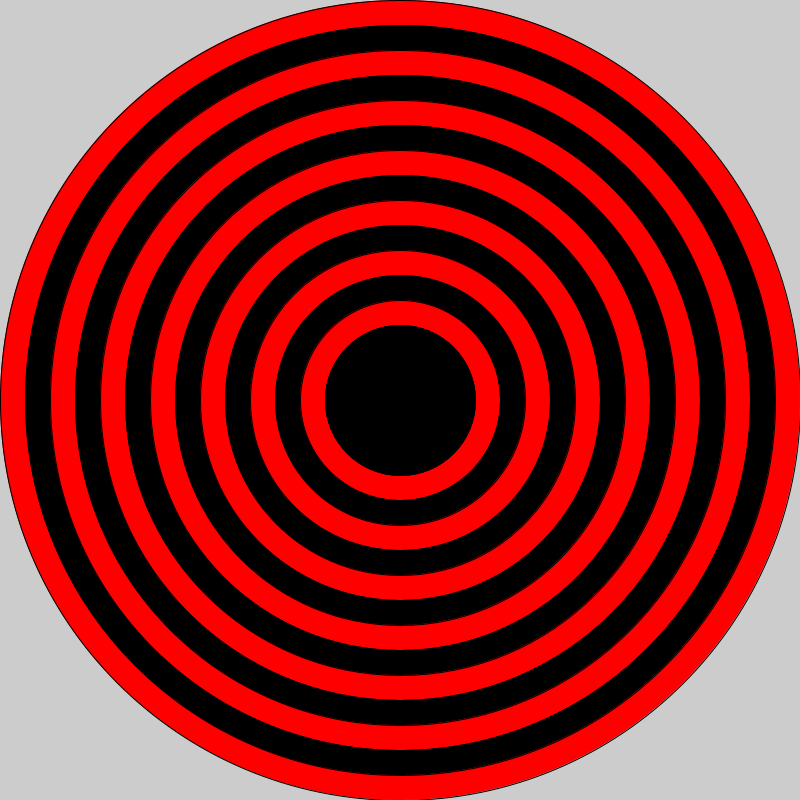
Frame 1 (no input)
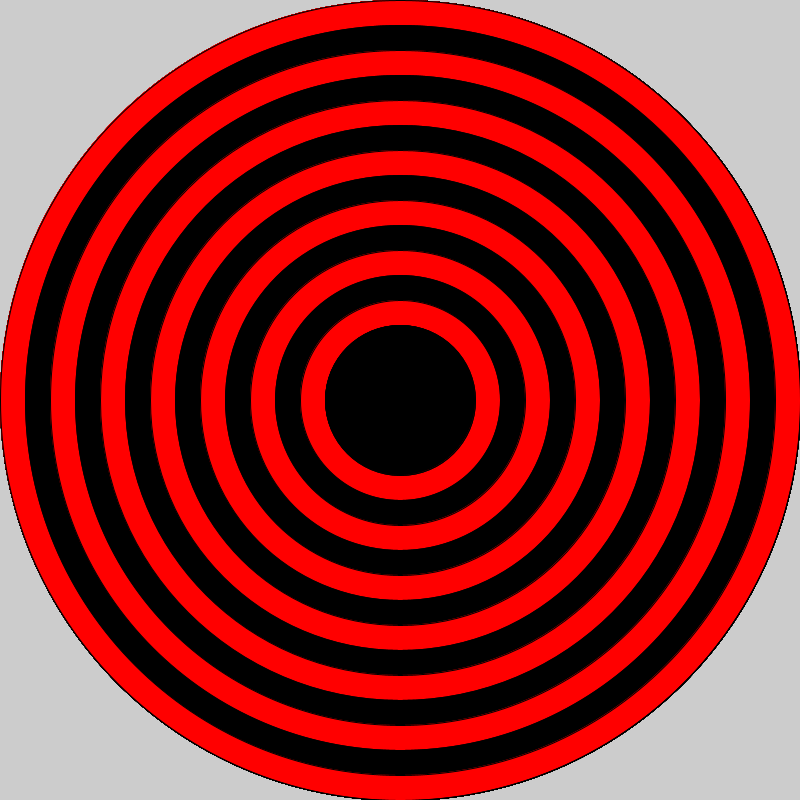
Frame 60 (the mouse pressed at the canvas centre just before this capture)
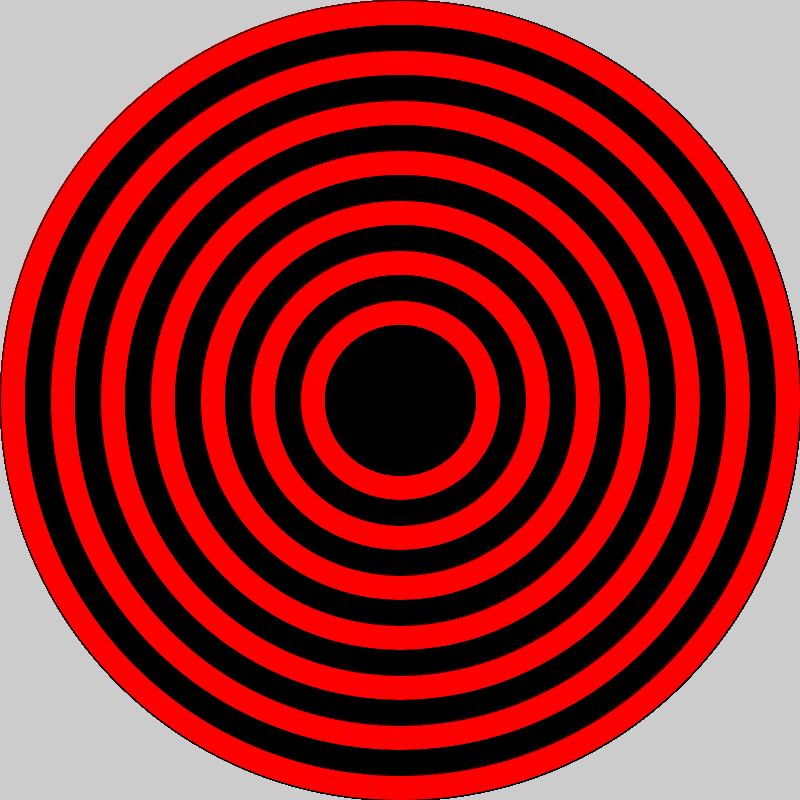
Frame 120 (the mouse held since frame 60 and released just before this capture)

The Processing sketch that drew these frames (run headless with seeded random() and noise(); from frame 60 on, the mouse is pressed at the canvas centre):

// Processing sketch: Bullseye
// ── Bullseye.pde
void setup(){
  size(800,800);
}
void draw(){
  int size = 800;
  for(int i=0; i<20; i++){
    if(i%2==0){
      fill(255,0,0);
    }
    else{
      fill(0,0,0);
    }
      
  ellipse(400,400,size,size);
  
  size-=50;
  }
  }
